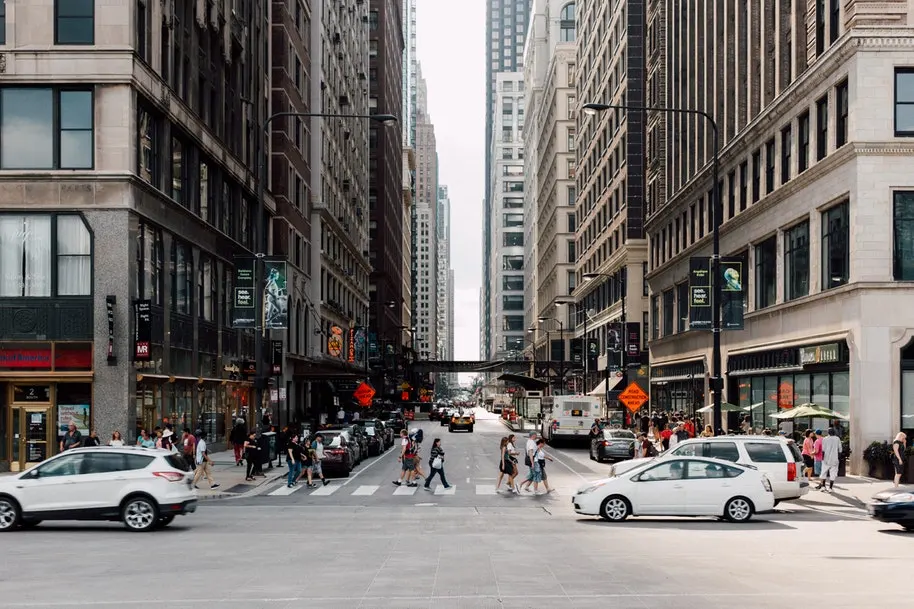
#> input picture data/inputs/input.webp, 914 x 609 px
$ python check_opencv.py --source ../../data/inputs/input.webp
#> lines starting #> are read from the running program, lines starting #| are printed output that depends on the picture
"""한글 주석 버전: Ch1에서 OpenCV 환경을 점검하고
회색조/블러 이미지를 저장하는 도우미 스크립트입니다."""

from __future__ import annotations

import argparse
import sys
from pathlib import Path

import cv2


# 기본 출력 디렉터리(회색조 및 블러 이미지를 저장)
DEFAULT_OUTPUT_DIR = Path("data/outputs/ch1")


def parse_args() -> argparse.Namespace:
    """CLI 인자를 파싱한다."""
    parser = argparse.ArgumentParser(
        description="Validate OpenCV install and export grayscale/blurred images.",
    )
    parser.add_argument(
        "--source",
        type=Path,
        required=True,
        help="Path to the source image (jpg/png/webp).",
    )
    parser.add_argument(
        "--output-dir",
        type=Path,
        default=DEFAULT_OUTPUT_DIR,
        help="Directory where processed images will be stored.",
    )
    parser.add_argument(
        "--blur-kernel",
        type=int,
        default=11,
        help="Gaussian blur kernel size (odd positive integer).",
    )
    return parser.parse_args()


def ensure_kernel(kernel: int) -> int:
    """블러 커널 값이 홀수이면서 양수인지 확인한다."""
    if kernel <= 0 or kernel % 2 == 0:
        raise ValueError("--blur-kernel must be an odd positive integer.")
    return kernel


def load_image(path: Path) -> cv2.Mat:
    """이미지 파일을 로드하고 실패 시 예외를 발생시킨다."""
    image = cv2.imread(str(path))
#> image is the input picture: shape (609, 914, 3); mean B, G, R 110.5, 113, 117.8
    if image is None:
        raise FileNotFoundError(f"Unable to load image: {path}")
    return image


def build_output_paths(output_dir: Path, source_path: Path) -> tuple[Path, Path]:
    """원본 파일명을 기반으로 회색조/블러 출력 경로를 생성한다."""
    stem = source_path.stem
    gray_path = output_dir / f"{stem}_gray.png"
    blur_path = output_dir / f"{stem}_blur.png"
    return gray_path, blur_path


def main() -> int:
    """스크립트 진입점: 환경 점검 및 이미지 전처리를 수행한다."""
    args = parse_args()

    try:
        ensure_kernel(args.blur_kernel)
    except ValueError as err:
        print(f"[ERROR] {err}", file=sys.stderr)
        return 1

    source_path: Path = args.source
    if not source_path.is_file():
        print(f"[ERROR] Source image not found: {source_path}", file=sys.stderr)
        return 1

    print(f"OpenCV version: {cv2.__version__}")
    print(f"Loading image: {source_path}")
    try:
        image = load_image(source_path)
    except FileNotFoundError as err:
        print(f"[ERROR] {err}", file=sys.stderr)
        return 1

    # 회색조 변환 및 가우시안 블러 적용
    gray = cv2.cvtColor(image, cv2.COLOR_BGR2GRAY)
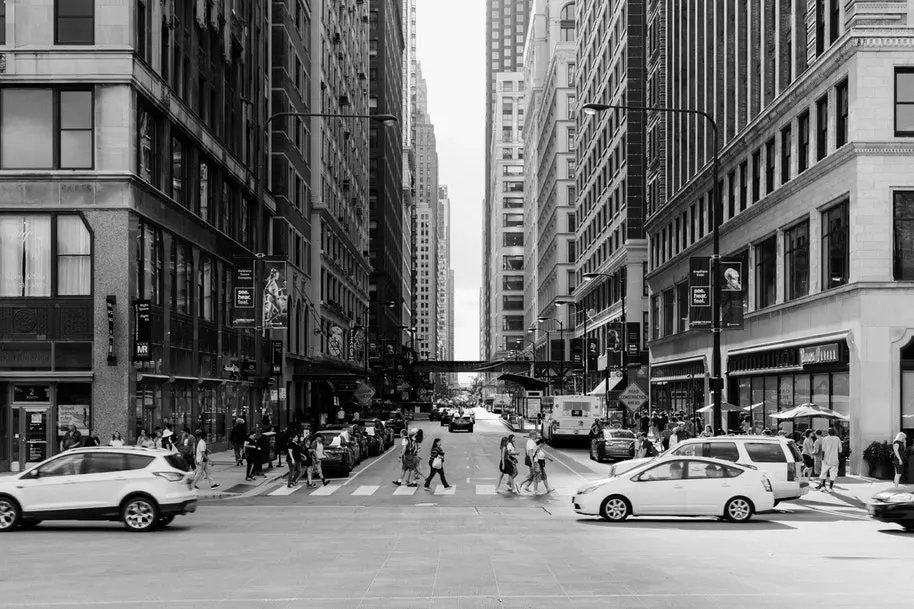
#> gray: shape (609, 914); min 0, max 255, mean 114.1
    blur = cv2.GaussianBlur(image, (args.blur_kernel, args.blur_kernel), sigmaX=0)
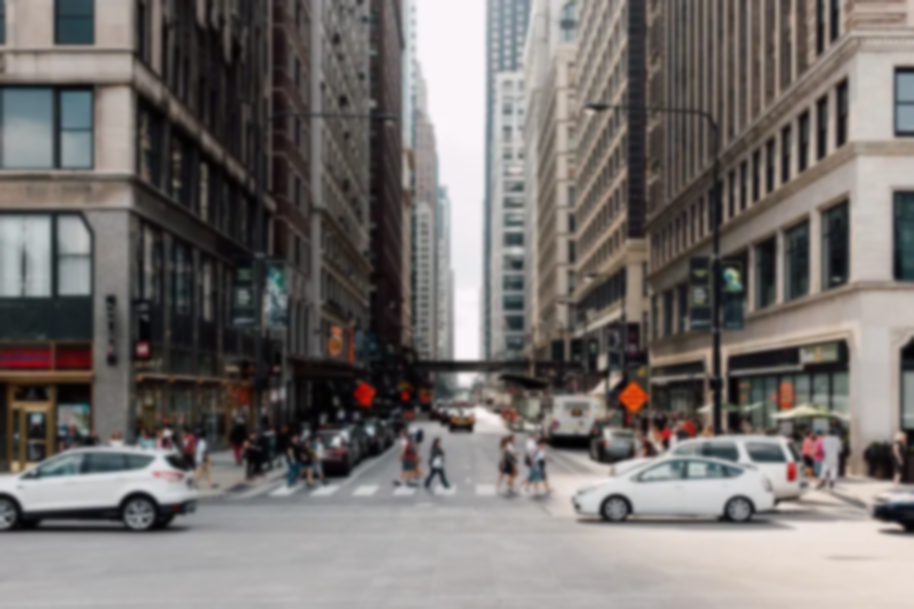
#> blur: shape (609, 914, 3); mean B, G, R 110.5, 113, 117.8

    output_dir: Path = args.output_dir
    output_dir.mkdir(parents=True, exist_ok=True)
    gray_path, blur_path = build_output_paths(output_dir, source_path)

    if not cv2.imwrite(str(gray_path), gray):
        print(f"[ERROR] Failed to write grayscale image: {gray_path}", file=sys.stderr)
        return 1
    if not cv2.imwrite(str(blur_path), blur):
        print(f"[ERROR] Failed to write blurred image: {blur_path}", file=sys.stderr)
        return 1

    # 저장 경로 로그
    print("Saved processed images:")
    print(f"  Grayscale: {gray_path}")
    print(f"  Blur     : {blur_path}")

    return 0


if __name__ == "__main__":
    sys.exit(main())
#> (the program exits here)
